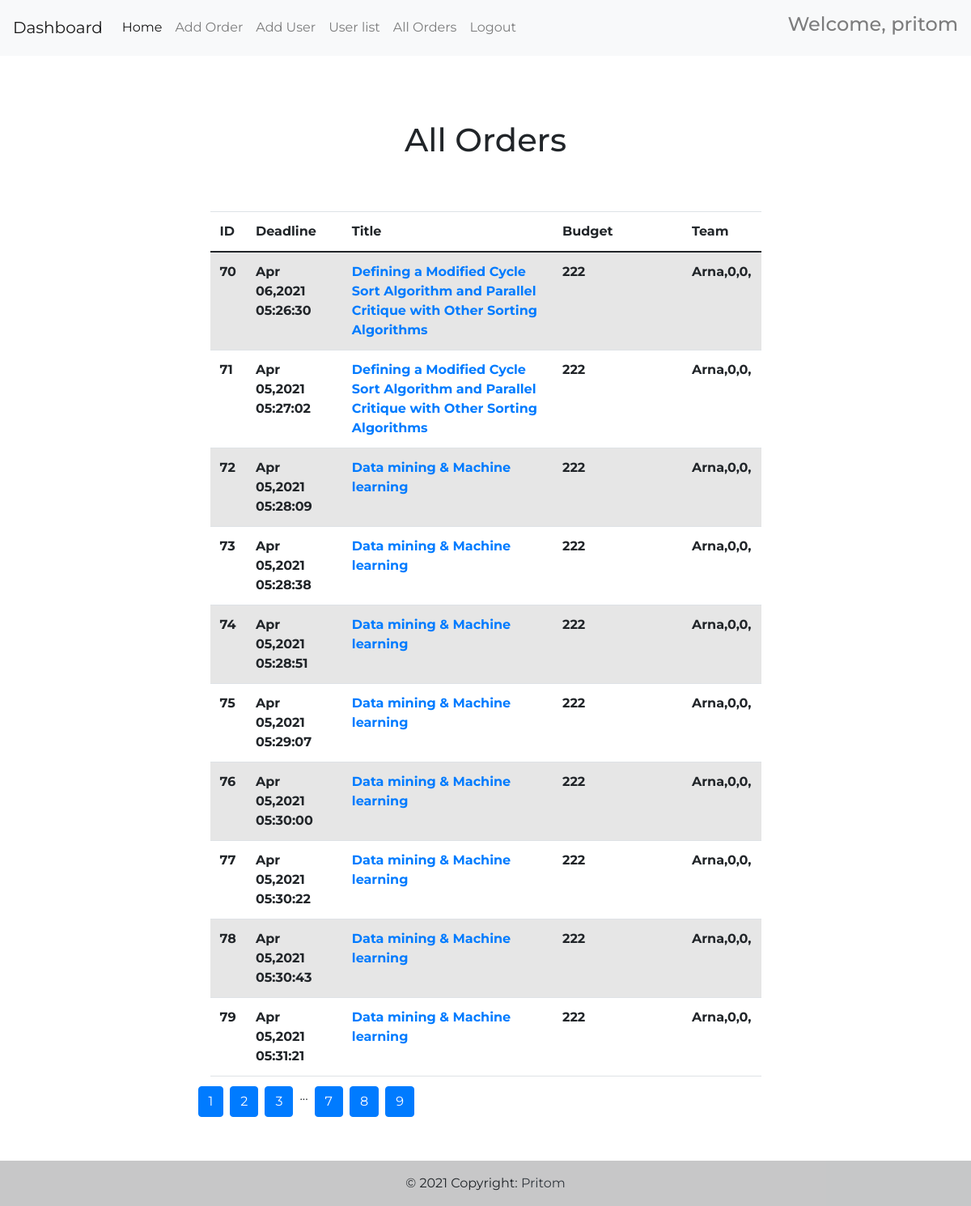
The app's page /all_order (signed in) with its own data.
### app.py (models this page shows, shortened)
class work(db.Model):
    ID = db.Column(db.Integer, primary_key=True)
    Date = db.Column(db.String())
    Work = db.Column(db.String())
    notes = db.Column(db.String())
    Owner = db.Column(db.String())
    Budget = db.Column(db.String())
    Team = db.Column(db.String())
    Cost = db.Column(db.String())
    Total_Earning = db.Column(db.String())
    Des = db.Column(db.String())
    Status = db.Column(db.String())
    deadline = db.Column(db.String())
    end_time = db.Column(db.String())

### app.py (the view)
@app.route('/all_order', methods=['GET', 'POST'], defaults={"page_num": 1})
@app.route('/all_order/<int:page_num>', methods=['GET', 'POST'])
def all_order(page_num):
    if not check_login():
        return render_template('index.html')
    form = searchFile()
    threads = work.query.filter_by().order_by(work.Date.asc()).paginate(per_page=10, page=page_num)
    return render_template('all_orders.html', threads=threads)

### app.py (called while the page is built)
def check_login():
    try:
        print(session['id'] , session['Type'])
        if session['id'] and session['Type']=='owner' :
            return True
    except:
        print('Err')
        return False

### templates/all_orders.html (shortened to what this page needs)
<!DOCTYPE html>
<html lang="en">
<head>
    <link href="https://cdn.jsdelivr.net/npm/bootstrap@5.0.0-beta3/dist/css/bootstrap.min.css" rel="stylesheet" />
    <link rel="stylesheet" href="https://maxcdn.bootstrapcdn.com/bootstrap/4.0.0/css/bootstrap.min.css">
</head>
<body>
    {% include "header.html" %}
    <div class="row">
  <div class="col-sm-2"></div>
  <div class="col-sm-8">
    <br>
    <br><br><h1>All Orders</h1><br><br>
    <div class="container scroll_enable">
        <table class="table table-striped">
            <thead>
              <tr>
                <th scope="col"> ID </th>
                <th scope="col" class="w6"> Deadline </th>
                <th scope="col"> Title </th>
                <th scope="col" class="w6"> Budget </th>
                <th scope="col"> Team </th>
              </tr>
            </thead>
            <tbody>
              {% for thread in threads.items %}
              <tr>
                <th>{{ thread.ID }}  </th>
                <th> {{ thread.deadline }} </th>
                <th> <a href="{{  './order_owner?q={}'.format(thread.ID) }}">{{ thread.Work }} </a></th>
                <th> {{ thread.Budget }} </th>
                <th> {{ thread.Team }} </th>
              </tr>
              {% endfor %}
            </tbody>
          </table>
  </div>
  <div class="container pagination gap-2 mb-2 mt-2">
    {% for page in threads.iter_pages(left_edge=3, right_edge=3, left_current=3, right_current=3) %}
      <div class="btn-group">
        {% if page %}
          <a href="{{ url_for('owner', page_num=page) }}" class="btn btn-primary"> {{ page }} </a>
        {% else %}
           ...
        {% endif %}
      </div>
    {% endfor %}
  </div>
  </div>
  <div class="col-sm-2"></div>
    </div>
    <br><br>
    {% include "footer.html" %}
</body>
</html>

### templates/all_orders.html (style rules this page uses)
body { font-family: 'Montserrat', sans-serif, arial; }
h1 { text-align: center; padding: 0.5rem; }
.w6 { min-width: 10rem; }
tr th:nth-child(1), tr th:nth-child(2) { min-width: 2rem; }
.scroll_enable { max-height: 72vh; max-width: 90%; overflow: auto; }
.top_buttons, .pagination { max-width: 90%; margin: auto; }

### records on screen
work: ID "70", deadline "Apr 06,2021 05:26:30", Work "Defining a Modified Cycle Sort Algorithm and Parallel Critique with Other Sorting Algorithms", Budget "222", Team "Arna,0,0,"
work: ID "71", deadline "Apr 05,2021 05:27:02", Work "Defining a Modified Cycle Sort Algorithm and Parallel Critique with Other Sorting Algorithms", Budget "222", Team "Arna,0,0,"
work: ID "72", deadline "Apr 05,2021 05:28:09", Work "Data mining & Machine learning", Budget "222", Team "Arna,0,0,"
work: ID "73", deadline "Apr 05,2021 05:28:38", Work "Data mining & Machine learning", Budget "222", Team "Arna,0,0,"
work: ID "74", deadline "Apr 05,2021 05:28:51", Work "Data mining & Machine learning", Budget "222", Team "Arna,0,0,"
work: ID "75", deadline "Apr 05,2021 05:29:07", Work "Data mining & Machine learning", Budget "222", Team "Arna,0,0,"
work: ID "76", deadline "Apr 05,2021 05:30:00", Work "Data mining & Machine learning", Budget "222", Team "Arna,0,0,"
work: ID "77", deadline "Apr 05,2021 05:30:22", Work "Data mining & Machine learning", Budget "222", Team "Arna,0,0,"
work: ID "78", deadline "Apr 05,2021 05:30:43", Work "Data mining & Machine learning", Budget "222", Team "Arna,0,0,"
work: ID "79", deadline "Apr 05,2021 05:31:21", Work "Data mining & Machine learning", Budget "222", Team "Arna,0,0,"

### other values on screen
{{ session['name'] }} "pritom"
{{ page }} "1" "2" "3" "7" "8" "9"
